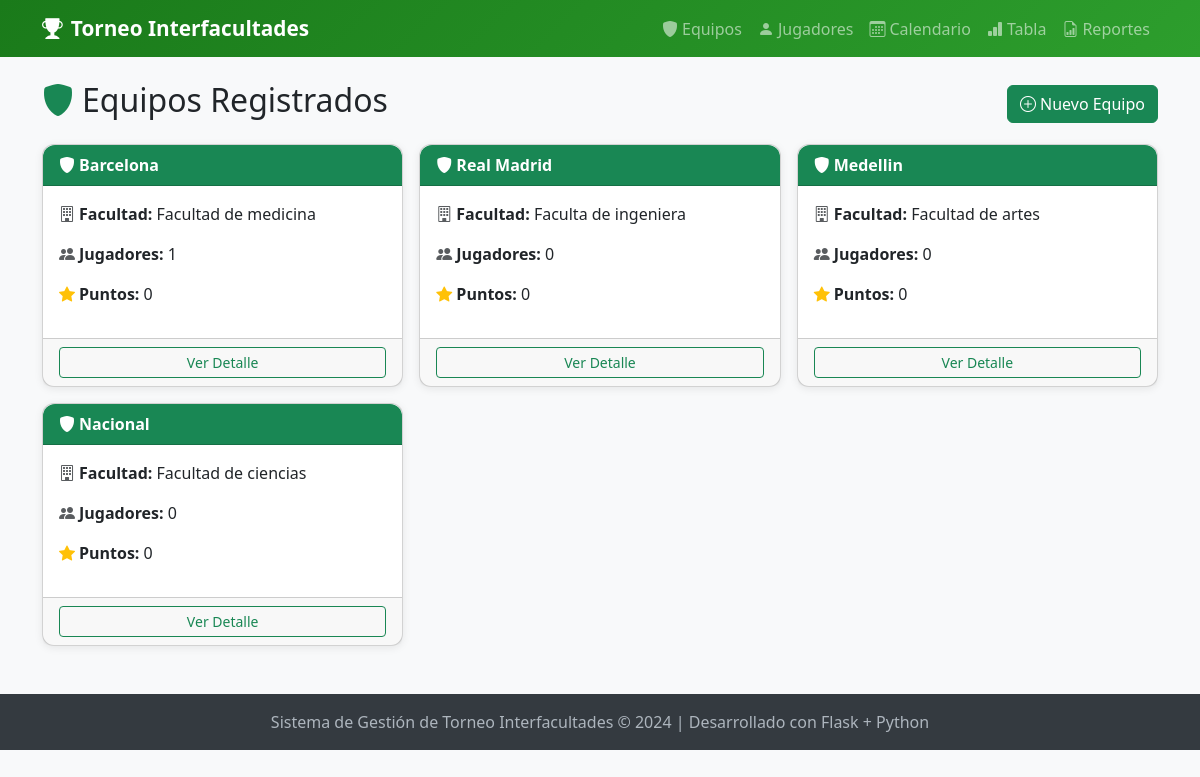
Screenshot of /equipos with the database file from the repository.
### models.py (models this page shows, shortened)
class Equipo(db.Model):
    __tablename__ = 'equipos'
    id = db.Column(db.Integer, primary_key=True)
    nombre = db.Column(db.String(100), unique=True, nullable=False)
    facultad = db.Column(db.String(100), nullable=False)
    puntos = db.Column(db.Integer, default=0)
    partidos_jugados = db.Column(db.Integer, default=0)
    partidos_ganados = db.Column(db.Integer, default=0)
    partidos_empatados = db.Column(db.Integer, default=0)
    partidos_perdidos = db.Column(db.Integer, default=0)
    goles_favor = db.Column(db.Integer, default=0)
    goles_contra = db.Column(db.Integer, default=0)
    jugadores = db.relationship('Jugador', backref='equipo', lazy=True)

### app.py (the view)
@app.route('/equipos')
def listar_equipos():
    equipos = Equipo.query.all()
    return render_template('equipos/listar.html', equipos=equipos)

### templates/equipos/listar.html
{% extends 'base.html' %}
{% block content %}
<div class="d-flex justify-content-between align-items-center mb-3">
    <h2><i class="bi bi-shield-fill text-success me-2"></i>Equipos Registrados</h2>
    <a href="{{ url_for('nuevo_equipo') }}" class="btn btn-success"><i class="bi bi-plus-circle me-1"></i>Nuevo Equipo</a>
</div>
{% if equipos %}
<div class="row g-3">
    {% for equipo in equipos %}
    <div class="col-md-4">
        <div class="card h-100">
            <div class="card-header bg-success text-white fw-bold">
                <i class="bi bi-shield-fill me-1"></i>{{ equipo.nombre }}
            </div>
            <div class="card-body">
                <p><i class="bi bi-building me-1 text-muted"></i><strong>Facultad:</strong> {{ equipo.facultad }}</p>
                <p><i class="bi bi-people-fill me-1 text-muted"></i><strong>Jugadores:</strong> {{ equipo.jugadores|length }}</p>
                <p><i class="bi bi-star-fill me-1 text-warning"></i><strong>Puntos:</strong> {{ equipo.puntos }}</p>
            </div>
            <div class="card-footer">
                <a href="{{ url_for('detalle_equipo', id=equipo.id) }}" class="btn btn-sm btn-outline-success w-100">Ver Detalle</a>
            </div>
        </div>
    </div>
    {% endfor %}
</div>
{% else %}
<div class="alert alert-info">No hay equipos registrados aún. <a href="{{ url_for('nuevo_equipo') }}">¡Registra el primero!</a></div>
{% endif %}
{% endblock %}

### templates/base.html (style rules this page uses)
body { background-color: #f8f9fa; }
.card { border-radius: 12px; box-shadow: 0 2px 8px rgba(0,0,0,0.08); }
.card-header { border-radius: 12px 12px 0 0 !important; }

### rows the page displays
Equipo: nombre "Barcelona", facultad "Facultad de medicina", jugadores|length "1", puntos "0"
Equipo: nombre "Real Madrid", facultad "Faculta de ingeniera", jugadores|length "0", puntos "0"
Equipo: nombre "Medellin", facultad "Facultad de artes", jugadores|length "0", puntos "0"
Equipo: nombre "Nacional", facultad "Facultad de ciencias", jugadores|length "0", puntos "0"
